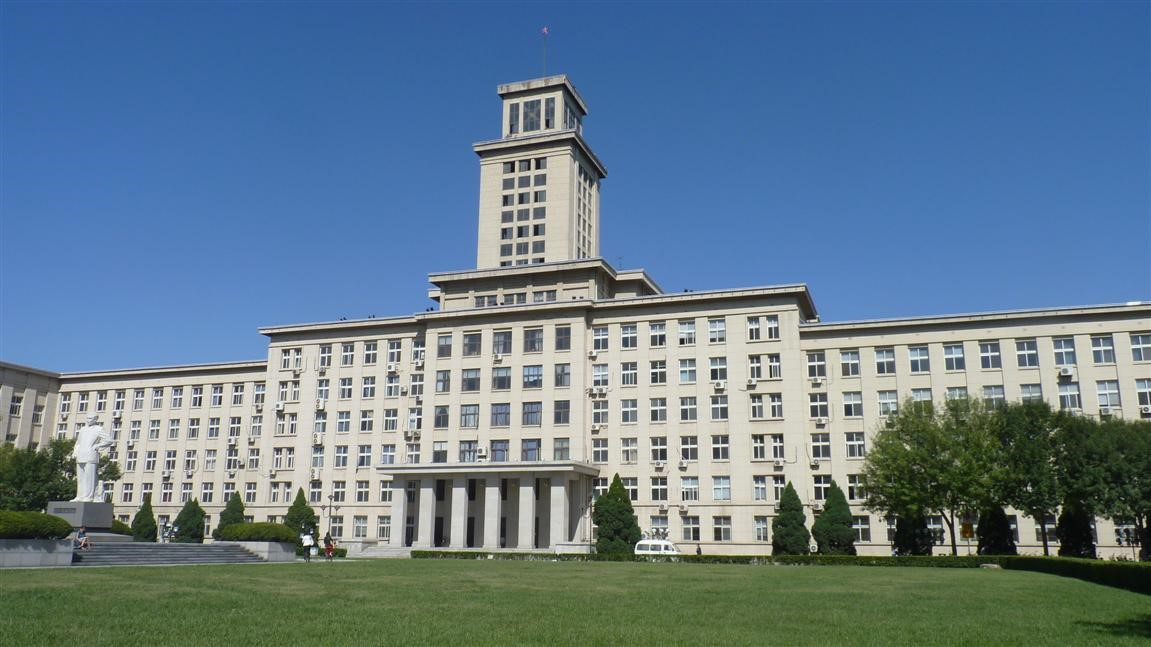
//> input picture 2.2 机器视觉技术（孙明竹、孙月）/实验6/testimg.jpg, 1151 x 647 px
$ ./6.1_p率阈值化   (built with g++ and OpenCV 4)
//> lines starting //> are read from the running program, lines starting //| are printed output that depends on the picture; after the words box and inside, x2 and y2 are one past the last pixel; in counts of white or black regions, pixels touching at a corner belong together
#include <iostream>
#include <fstream>
#include "opencv2/opencv.hpp"
#include "opencv2/imgproc/imgproc.hpp"
#include "opencv2/highgui/highgui.hpp"
#include <stdio.h>
using namespace cv;
using namespace std;

Mat myThresholdP(Mat img)
{
	Mat Hist;

	// 计算直方图
	int histSize = 256;
	float range[] = { 0, 256 };
	const float* histRange = { range };
	bool uniform = true, accumulate = false;
	calcHist(&img, 1, 0, Mat(), Hist, 1, &histSize, &histRange, uniform, accumulate);

	float P = 0.5; //设定P值
	float T = 0; //经由直方图得到的阈值
	float sum_pixels = 0;
	for (int i = 0; i < histSize; i++) {
		sum_pixels += Hist.at<float>(i);
		if (sum_pixels >= img.rows * img.cols * P) {
			break;
		}
		T = i;
	}

	// 根据T对图像进行二值化处理
	Mat ThresholdPImg = img.clone();
	for (int i = 0; i < img.rows; i++) {
		for (int j = 0; j < img.cols; j++) {
			if (ThresholdPImg.at<uchar>(i, j) >= T) {
				ThresholdPImg.at<uchar>(i, j) = 255;
			}
			else {
				ThresholdPImg.at<uchar>(i, j) = 0;
			}
		}
	}

	//返回p率阈值化结果
	return ThresholdPImg;
}

void main()
{
	Mat input = imread("testimg.jpg");
//> input is the input picture: 647 rows x 1151 cols, CV_8UC3; mean B, G, R 141.3, 123.7, 99.5
	Mat gray;
	cvtColor(input, gray, COLOR_BGR2GRAY);
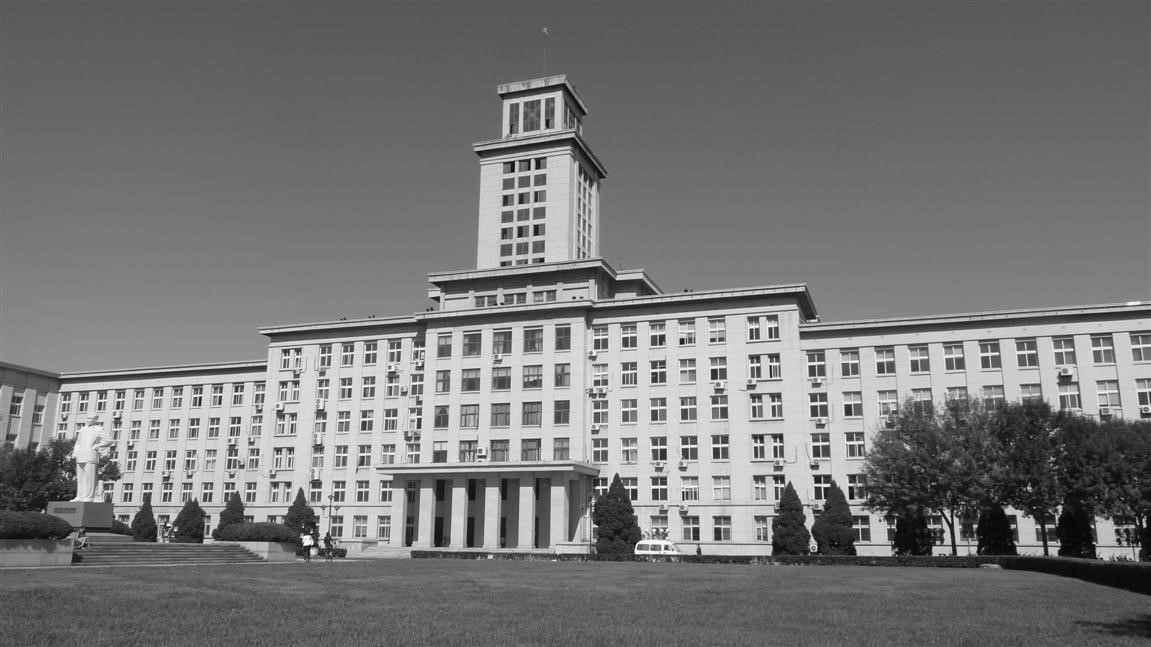
//> gray: 647 rows x 1151 cols, CV_8UC1; min 0, max 255, mean 118.4

	//灰度图p率阈值化
	Mat ThresholdPImg = myThresholdP(gray);
//> in myThresholdP, `calcHist(&img, 1, 0, Mat(), Hist, 1, &histSize, &histRange, uniform, a..`: Hist = 256 values, max 16918 at index 92, min 1 at index 0, mean 2909
//> the loop in myThresholdP, `for (int i = 0; i < histSize; i++)` made 107 passes
//> sum_pixels on passes 1 to 12: 1, 6, 11, 22, 43, 67, 108, 205, 353, 725, 1209, 1813
//> after the loop in myThresholdP, `for (int i = 0; i < histSize; i++)`: sum_pixels = 376691
//> after the loop in myThresholdP, `for (int i = 0; i < img.rows; i++)`:
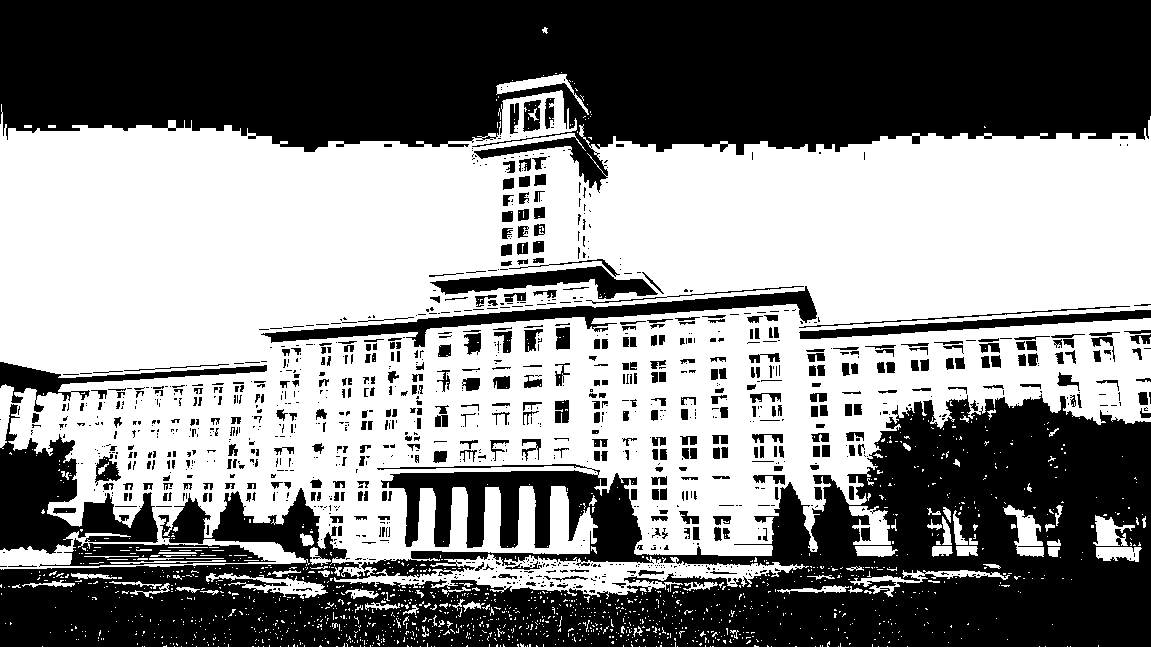
//> ThresholdPImg: 647 rows x 1151 cols, CV_8UC1; 52.1% white; 1178 black regions (759 under 20 px), largest, box (x1, y1, x2, y2) and area: (0, 0, 1151, 193) 157396, (0, 394, 1151, 647) 142546, (0, 404, 158, 554) 9707

	imshow("ThresholdPImg", ThresholdPImg);
	waitKey(0);
}
